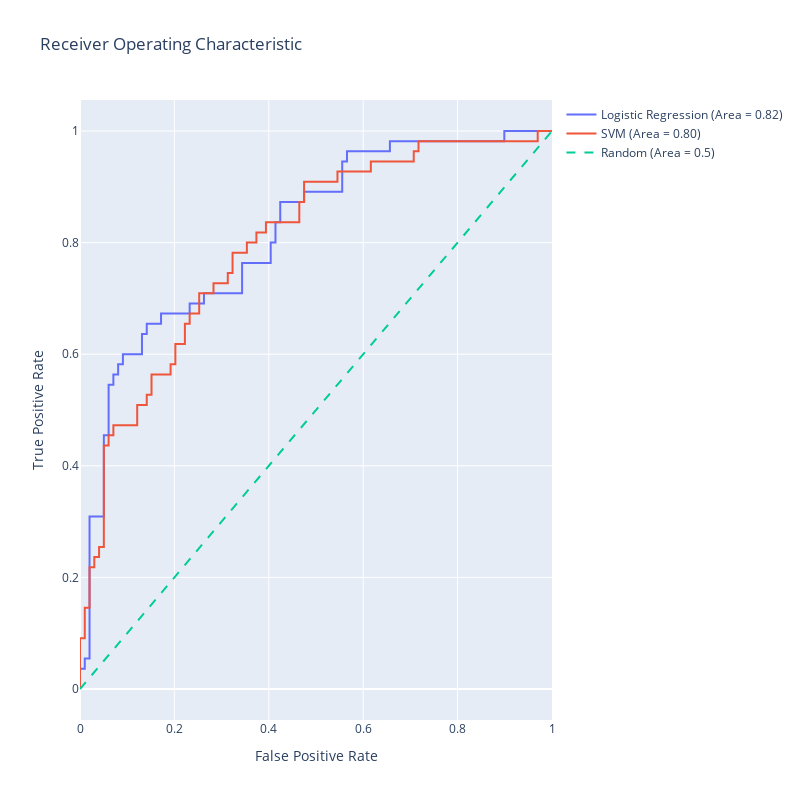

This figure's notebook cell:
### Markdown cell above
### Compare two models using ROC-AUC Curve

### Code cell
import numpy as np
import plotly.graph_objects as go 
from sklearn.linear_model import LogisticRegression
from sklearn.svm import SVC
from sklearn.metrics import roc_curve, roc_auc_score
from sklearn.preprocessing import StandardScaler

# SVM requires feature scaling for better performance
scaler = StandardScaler()
X_train_S = scaler.fit_transform(X_train)
X_test_S = scaler.fit_transform(X_test)

# Logistic Regression model
lr_model = LogisticRegression(max_iter=1000)
lr_model.fit(X_train_S, y_train)
lr_scores = lr_model.predict_proba(X_test_S)[:, 1]

# SVM Model
svm_model = SVC(probability=True)
svm_model.fit(X_train_S,y_train)
svm_scores = svm_model.predict_proba(X_test_S)[:, 1]

# Generate ROC Curve data for Logistic Regression Model
lr_fpr, lr_tpr, lr_thresholds = roc_curve(y_test, lr_scores)
lr_auc = roc_auc_score(y_test, lr_scores)

# Generate ROC Curve data for SVM Model
svm_fpr, svm_tpr, svm_thresholds = roc_curve(y_test, svm_scores)
svm_auc = roc_auc_score(y_test, svm_scores)

# Generate a trace for the Logistic Regression ROC curve
trace0 = go.Scatter(
    x=lr_fpr,
    y=lr_tpr,
    mode='lines',
    name=f'Logistic Regression (Area = {lr_auc:.2f})'
)

# Generate a trace for the SVM ROC curve
trace1 = go.Scatter(
    x=svm_fpr,
    y=svm_tpr,
    mode='lines',
    name=f'SVM (Area = {svm_auc:.2f})'
)

# Diagonal line
trace2 = go.Scatter(
    x=[0, 1], 
    y=[0, 1], 
    mode='lines', 
    name='Random (Area = 0.5)', 
    line=dict(dash='dash')
)

data = [trace0, trace1, trace2]

# Define layout with square aspect ratio
layout = go.Layout(
    title='Receiver Operating Characteristic',
    xaxis=dict(title='False Positive Rate'),
    yaxis=dict(title='True Positive Rate'),
    autosize=False,
    width=800,
    height=800,
    showlegend=True
)

# Define figure and add data
fig = go.Figure(data=data, layout=layout)

# Show figure
fig.show()

### Figure 1 — Plotly figure (JSON) as saved in the notebook; plotly's stock layout.template omitted (floating-point values rounded to 4 significant figures)
{"data": [{"mode": "lines", "name": "Logistic Regression (Area = 0.82)", "type": "scatter", "x": [0, 0, 0, 0.0101, 0.0101, 0.0202, 0.0202, 0.05051, 0.05051, 0.06061, 0.06061, 0.07071, 0.07071, 0.08081, 0.08081, 0.09091, 0.09091, 0.1313, 0.1313, 0.1414, 0.1414, 0.1717, 0.1717, 0.2323, 0.2323, 0.2626, 0.2626, 0.3434, 0.3434, 0.404, 0.404, 0.4141, 0.4141, 0.4242, 0.4242, 0.4747, 0.4747, 0.5556, 0.5556, 0.5657, 0.5657, 0.6566, 0.6566, 0.899, 0.899, 1], "y": [0, 0.01818, 0.03636, 0.03636, 0.05455, 0.05455, 0.3091, 0.3091, 0.4545, 0.4545, 0.5455, 0.5455, 0.5636, 0.5636, 0.5818, 0.5818, 0.6, 0.6, 0.6364, 0.6364, 0.6545, 0.6545, 0.6727, 0.6727, 0.6909, 0.6909, 0.7091, 0.7091, 0.7636, 0.7636, 0.8, 0.8, 0.8364, 0.8364, 0.8727, 0.8727, 0.8909, 0.8909, 0.9455, 0.9455, 0.9636, 0.9636, 0.9818, 0.9818, 1, 1]}, {"mode": "lines", "name": "SVM (Area = 0.80)", "type": "scatter", "x": [0, 0, 0, 0.0101, 0.0101, 0.0202, 0.0202, 0.0303, 0.0303, 0.0404, 0.0404, 0.05051, 0.05051, 0.06061, 0.06061, 0.07071, 0.07071, 0.1212, 0.1212, 0.1414, 0.1414, 0.1515, 0.1515, 0.1919, 0.1919, 0.202, 0.202, 0.2222, 0.2222, 0.2323, 0.2323, 0.2525, 0.2525, 0.2828, 0.2828, 0.3131, 0.3131, 0.3232, 0.3232, 0.3535, 0.3535, 0.3737, 0.3737, 0.3939, 0.3939, 0.4646, 0.4646, 0.4747, 0.4747, 0.5455, 0.5455, 0.6162, 0.6162, 0.7071, 0.7071, 0.7172, 0.7172, 0.9697, 0.9697, 1], "y": [0, 0.01818, 0.09091, 0.09091, 0.1455, 0.1455, 0.2182, 0.2182, 0.2364, 0.2364, 0.2545, 0.2545, 0.4364, 0.4364, 0.4545, 0.4545, 0.4727, 0.4727, 0.5091, 0.5091, 0.5273, 0.5273, 0.5636, 0.5636, 0.5818, 0.5818, 0.6182, 0.6182, 0.6545, 0.6545, 0.6727, 0.6727, 0.7091, 0.7091, 0.7273, 0.7273, 0.7455, 0.7455, 0.7818, 0.7818, 0.8, 0.8, 0.8182, 0.8182, 0.8364, 0.8364, 0.8727, 0.8727, 0.9091, 0.9091, 0.9273, 0.9273, 0.9455, 0.9455, 0.9636, 0.9636, 0.9818, 0.9818, 1, 1]}, {"line": {"dash": "dash"}, "mode": "lines", "name": "Random (Area = 0.5)", "type": "scatter", "x": [0, 1], "y": [0, 1]}], "layout": {"autosize": false, "height": 800, "showlegend": true, "title": {"text": "Receiver Operating Characteristic"}, "width": 800, "xaxis": {"title": {"text": "False Positive Rate"}}, "yaxis": {"title": {"text": "True Positive Rate"}}}}
